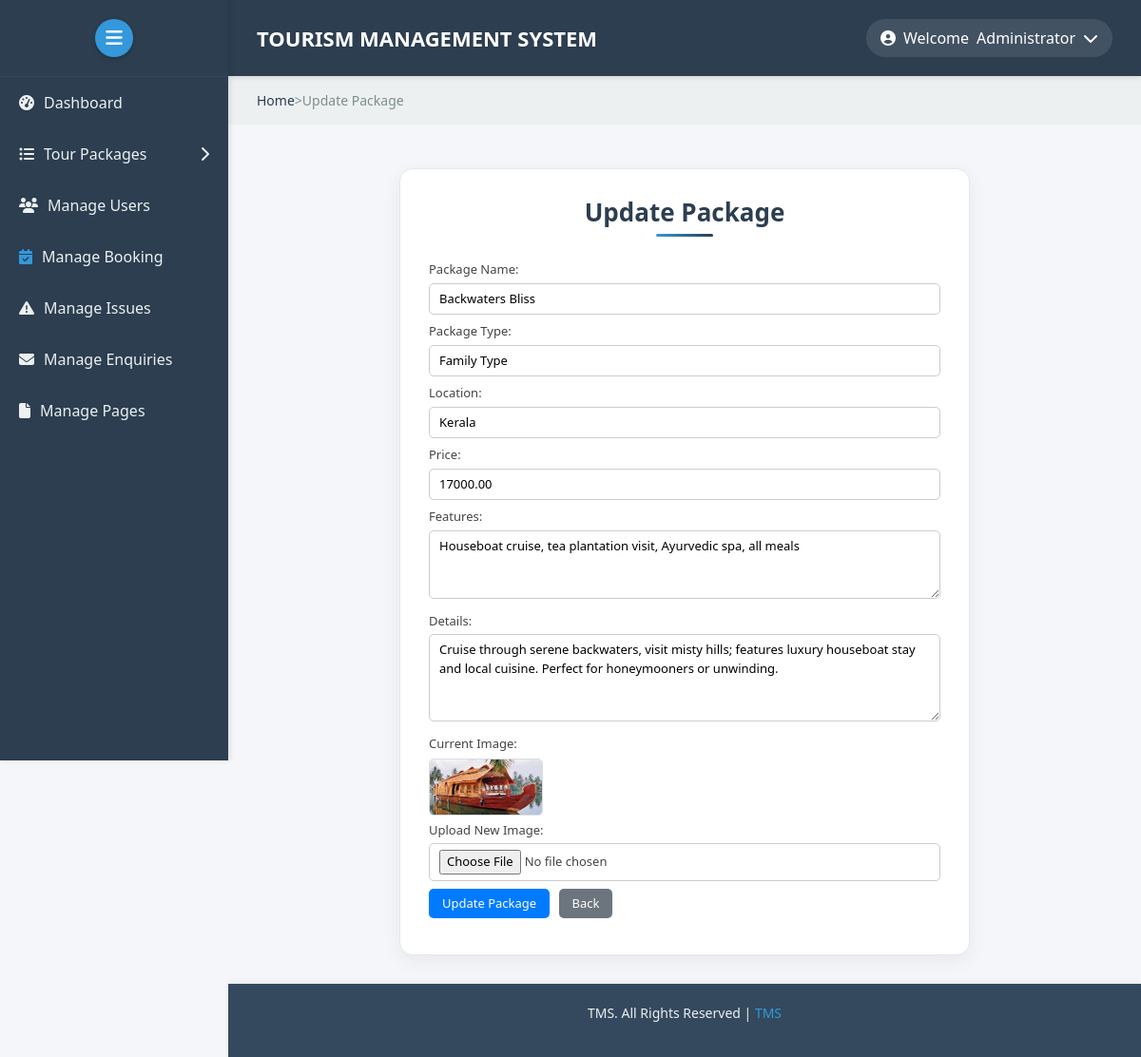
Screenshot of /admin/update-package.php?id=5 (signed in) with the database file from the repository.
### tables this page shows
CREATE TABLE `tourpackages` (
  `PackageId` int(11) NOT NULL,
  `PackageName` varchar(200) DEFAULT NULL,
  `PackageType` varchar(150) DEFAULT NULL,
  `PackageLocation` varchar(100) DEFAULT NULL,
  `PackagePrice` decimal(10,2) DEFAULT NULL,
  `PackageFetures` varchar(255) DEFAULT NULL,
  `PackageDetails` mediumtext DEFAULT NULL,
  `PackageImage` varchar(100) DEFAULT NULL,
  `Creationdate` timestamp NULL DEFAULT current_timestamp(),
  `UpdationDate` timestamp NULL DEFAULT NULL ON UPDATE current_timestamp()
);

### admin/update-package.php (the view, shortened to what this page needs)
<?php
include("includes/config.php");
$id = intval($_GET['id']);
$result = mysqli_query($conn, "SELECT * FROM tourpackages WHERE PackageId=$id");
$package = mysqli_fetch_assoc($result);
?>
<!DOCTYPE html>
<html lang="en">
<head>
    <link href="https://cdn.jsdelivr.net/npm/bootstrap@5.3.3/dist/css/bootstrap.min.css" rel="stylesheet">
    <link rel="stylesheet" href="https://cdnjs.cloudflare.com/ajax/libs/font-awesome/6.5.0/css/all.min.css">
    <link rel="stylesheet" href="./css/style.css">
</head>
<body>
    <div class="sidebar">
        <div class="sidebar-header">
            <button class="toggle-btn" id="sidebarToggle">
                <i class="fas fa-bars"></i>
            </button>
        </div>
        <div class="sidebar-menu">
            <ul>
                <li><a href="dashboard.php"><i class="fas fa-tachometer-alt"></i> <span>Dashboard</span></a></li>
                <li>
                    <a href="#"><i class="fas fa-list-ul"></i> <span>Tour Packages</span> <i class="fas fa-chevron-right" style="margin-left:auto;"></i></a>
                </li>
                <li><a href="manage-users.php"><i class="fas fa-users"></i> <span>Manage Users</span></a></li>
                <li><a href="manage-bookings.php"><i class="fas fa-calendar-check"></i> <span>Manage Booking</span></a></li>
                <li><a href="manageissues.php"><i class="fas fa-exclamation-triangle"></i> <span>Manage Issues</span></a></li>
                <li><a href="manage-enquires.php"><i class="fas fa-envelope"></i> <span>Manage Enquiries</span></a></li>
                <li><a href="manage-pages.php"><i class="fas fa-file"></i> <span>Manage Pages</span></a></li>
            </ul>
        </div>
    </div>
    <div class="main-content">
        <div class="header">
            <div class="logo">TOURISM MANAGEMENT SYSTEM</div>
            <div class="user-profile" id="userProfile">
                <i class="fas fa-user-circle"></i>
                <span>Welcome</span>
                <span>Administrator</span>
                <i class="fas fa-chevron-down"></i>
            </div>
        </div>
        <div class="breadcrumb">
            <a href="dashboard.php">Home</a> > <a href="manage-packages.php"></a>Update Package
        </div>
    <form method="post" enctype="multipart/form-data">
           <h2>Update Package</h2>
        <p>
            Package Name: <br>
            <input type="text" name="packagename" value="<?php echo $package['PackageName']; ?>" required>
        </p>
        <p>
            Package Type: <br>
            <input type="text" name="packagetype" value="<?php echo $package['PackageType']; ?>" required>
        </p>
        <p>
            Location: <br>
            <input type="text" name="packagelocation" value="<?php echo $package['PackageLocation']; ?>" required>
        </p>
        <p>
            Price: <br>
            <input type="number" name="packageprice" value="<?php echo $package['PackagePrice']; ?>" required>
        </p>
        <p>
            Features: <br>
            <textarea name="packagefeatures" rows="3"><?php echo $package['PackageFetures']; ?></textarea>
        </p>
        <p>
            Details: <br>
            <textarea name="packagedetails" rows="4"><?php echo $package['PackageDetails']; ?></textarea>
        </p>
        <p>
            Current Image: <br>
            <?php if ($package['PackageImage']) { ?>
                <img src="<?php echo $package['PackageImage']; ?>" width="120"><br>
            <?php } ?>
            Upload New Image: <br>
            <input type="file" name="packageimage">
        </p>
        <p>
            <button type="submit" name="update">Update Package</button>
            <a href="manage-packages.php">Back</a>
        </p>
    </form>
        <div class="footer">
            <p>TMS. All Rights Reserved | <a href="#">TMS</a></p>
        </div>
    </div>
</body>
</html>

### admin/css/style.css (style rules this page uses)
* { margin: 0; padding: 0; box-sizing: border-box; }
body { font-family: 'Segoe UI', Tahoma, Geneva, Verdana, sans-serif; background-color: #f5f6fa; color: #333; overflow-x: hidden; min-height: 100vh; }
.sidebar { width: 250px; height: 100vh; background: #2c3e50; color: white; position: fixed; top: 0; left: 0; transition: all 0.3s ease; z-index: 1000; box-shadow: 2px 0 5px rgba(0, 0, 0, 0.1); overflow-y: auto; }
.sidebar-header { padding: 20px; display: flex; align-items: center; justify-content: center; border-bottom: 1px solid #34495e; background: #2c3e50; }
.toggle-btn { background: #3498db; border: none; color: white; font-size: 20px; cursor: pointer; width: 40px; height: 40px; border-radius: 50%; display: flex; align-items: center; justify-content: center; transition: background 0.3s ease, transform 0.2s; box-shadow: 0 2px 5px rgba(0, 0, 0, 0.2); }
.sidebar-menu ul { list-style: none; padding: 0; }
.sidebar-menu li { position: relative; }
.sidebar-menu a { display: flex; align-items: center; padding: 15px 20px; color: #ecf0f1; text-decoration: none; transition: background 0.3s; gap: 10px; white-space: nowrap; }
.sidebar-menu .fas.fa-chevron-right { margin-left: auto; transition: transform 0.3s; }
.main-content { flex: 1; margin-left: 250px; transition: margin-left 0.3s ease; min-height: 100vh; display: flex; flex-direction: column; }
.header { display: flex; justify-content: space-between; align-items: center; padding: 20px 30px; background: #2c3e50; color: white; box-shadow: 0 2px 5px rgba(0, 0, 0, 0.1); position: sticky; top: 0; z-index: 99; }
.logo { font-size: 22px; font-weight: bold; color: white; }
.user-profile { display: flex; align-items: center; gap: 8px; cursor: pointer; position: relative; padding: 8px 15px; border-radius: 20px; background: rgba(255, 255, 255, 0.1); color: white; }
.breadcrumb { padding: 15px 30px; background: #ecf0f1; font-size: 14px; color: #7f8c8d; }
.breadcrumb a { color: #2c3e50; text-decoration: none; }
form { background: #5f72639d; width: 100%; padding: 12px 15px; max-width: 650px; margin: 15px auto; border-radius: 8px; box-shadow: 0 3px 8px rgba(0, 0, 0, 0.07); animation: fadeInUp 0.3s ease-out; }
form h2 { text-align: center; margin-bottom: 12px; color: #0da0a8ff; font-size: 28px; font-weight: 600; }
form p { margin-bottom: 8px; font-size: 13px; color: #444; }
form input[type="text"], form input[type="number"], form input[type="file"], form textarea { width: 100%; padding: 6px 10px; margin-top: 4px; border: 1px solid #ccc; border-radius: 5px; font-size: 13px; outline: none; transition: 0.2s ease; }
form img { margin: 6px 0; border-radius: 5px; border: 1px solid #ddd; max-height: 90px; }
form button { background: #007bff; color: white; padding: 6px 14px; border: none; border-radius: 5px; font-size: 13px; cursor: pointer; transition: 0.2s ease; }
form a { background: #6c757d; color: white; padding: 6px 14px; border-radius: 5px; text-decoration: none; display: inline-block; margin-left: 6px; font-size: 13px; transition: 0.2s ease; }
.footer { margin-top: auto; padding: 20px 30px; background: #34495e; color: #ecf0f1; text-align: center; font-size: 14px; box-shadow: 0 -2px 5px rgba(0, 0, 0, 0.05); }
.footer a { color: #3498db; text-decoration: none; }
.fa-calendar-check { color: #3498db; }
@media (min-width: 1025px) and (max-width: 1440px) { .sidebar { width: 240px; } }
@media (min-width: 1025px) and (max-width: 1440px) { .main-content { margin-left: 240px; } }
.main-content form { background: #ffffff; padding: 30px; border-radius: 14px; box-shadow: 0 6px 20px rgba(0, 0, 0, 0.06); max-width: 600px; margin: 30px auto; animation: fadeInUp 0.5s ease-out; border: 1px solid #e5e7eb; }
.main-content form h2 { text-align: center; margin-bottom: 25px; color: #2c3e50; font-size: 26px; font-weight: 600; position: relative; padding-bottom: 10px; }
.main-content form h2::after { content: ''; position: absolute; bottom: 0; left: 50%; transform: translateX(-50%); width: 60px; height: 3px; background: linear-gradient(90deg, #3498db, #2c3e50); border-radius: 2px; }

### rows the page displays
tourpackages: packagename "Backwaters Bliss", packagetype "Family Type", packagelocation "Kerala", packageprice "17000.00", packagefeatures "Houseboat cruise, tea plantation visit, Ayurvedic spa, all meals", packagedetails "Cruise through serene backwaters, visit misty hills; features luxury houseboat stay and local cuisine. Perfect for honeymooners or unwinding.", PackageImage (picture)
